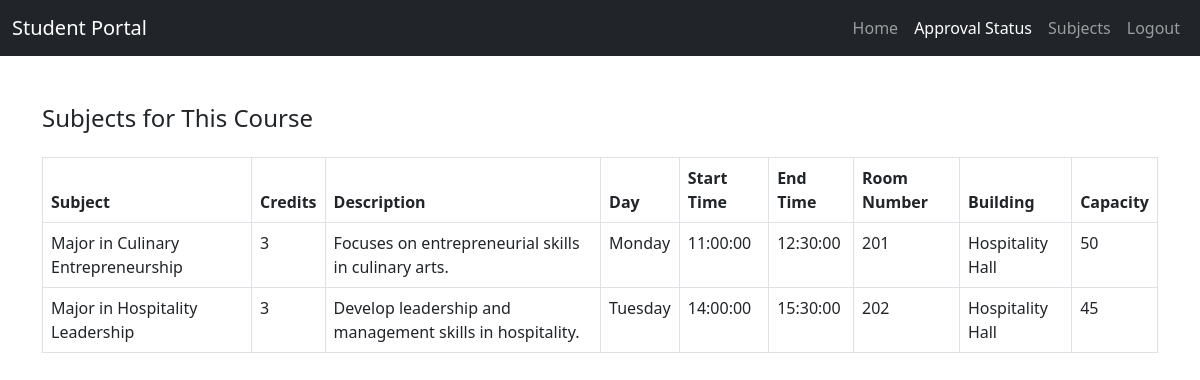
Screenshot of /subjects.php?email=estreradave12333@gmail.com with the database file from the repository.
### tables this page shows
CREATE TABLE `subject` (
  `SubjectID` int(11) NOT NULL,
  `SubjectName` varchar(100) NOT NULL,
  `Credits` int(11) NOT NULL,
  `Description` text DEFAULT NULL,
  `CourseID` int(11) DEFAULT NULL
);

CREATE TABLE `schedule` (
  `ScheduleID` int(11) NOT NULL,
  `SubjectID` int(11) NOT NULL,
  `RoomID` int(11) NOT NULL,
  `Semester` varchar(20) DEFAULT NULL,
  `Day` enum('Monday','Tuesday','Wednesday','Thursday','Friday','Saturday','Sunday') DEFAULT NULL,
  `StartTime` time DEFAULT NULL,
  `EndTime` time DEFAULT NULL
);

CREATE TABLE `room` (
  `RoomID` int(11) NOT NULL,
  `RoomNumber` varchar(10) NOT NULL,
  `Building` varchar(50) DEFAULT NULL,
  `Capacity` int(11) DEFAULT NULL
);

### subjects.php (the view, shortened to what this page needs)
<?php
require_once('db.php');
$email = $_GET['email'] ?? '';
$approvalStatus = '';
$denyStatus = '';
$queryApproval = "
    SELECT sa.*, s.email
    FROM student_approval sa
    JOIN student s ON sa.studID = s.studID
    WHERE s.email = ?
";
$stmtApproval = mysqli_prepare($conn, $queryApproval);
mysqli_stmt_bind_param($stmtApproval, 's', $email);
mysqli_stmt_execute($stmtApproval);
$resultApproval = mysqli_stmt_get_result($stmtApproval);
if (mysqli_num_rows($resultApproval) > 0) {
    $approvalStatus = 'Approved';
} else {
    $approvalStatus = 'Not Approved';
}
$courseName = '';
$subjects = [];
$queryCourse = "
    SELECT c.description
    FROM course c
    INNER JOIN student s ON c.courseNAME = s.course
    WHERE s.email = ?
";
$stmtCourse = mysqli_prepare($conn, $queryCourse);
mysqli_stmt_bind_param($stmtCourse, 's', $email);
mysqli_stmt_execute($stmtCourse);
$resultCourse = mysqli_stmt_get_result($stmtCourse);
if ($resultCourse && mysqli_num_rows($resultCourse) > 0) {
    $courseRow = mysqli_fetch_assoc($resultCourse);
    $courseName = $courseRow['description'];
}
if (!empty($courseName)) {
    $querySubjects = "
        SELECT s.SubjectID, s.SubjectName, s.credits, s.description
        FROM subject s
        JOIN course c ON s.CourseID = c.CourseID
        WHERE c.description = ?
    ";
    $stmtSubjects = mysqli_prepare($conn, $querySubjects);
    mysqli_stmt_bind_param($stmtSubjects, 's', $courseName);
    mysqli_stmt_execute($stmtSubjects);
    $resultSubjects = mysqli_stmt_get_result($stmtSubjects);
    while ($row = mysqli_fetch_assoc($resultSubjects)) {
        $subjects[] = $row;
    }
}
$schedules = [];
foreach ($subjects as $subject) {
    $querySchedule = "
        SELECT day, startTime, endTime, roomID
        FROM schedule
        WHERE SubjectID = ?
    ";
    $stmtSchedule = mysqli_prepare($conn, $querySchedule);
    mysqli_stmt_bind_param($stmtSchedule, 'i', $subject['SubjectID']);
    mysqli_stmt_execute($stmtSchedule);
    $resultSchedule = mysqli_stmt_get_result($stmtSchedule);
    while ($scheduleRow = mysqli_fetch_assoc($resultSchedule)) {
        $roomID = $scheduleRow['roomID'];
        $queryRoomDetails = "
            SELECT roomNumber, building, capacity
            FROM room
            WHERE roomID = ?
        ";
        $stmtRoomDetails = mysqli_prepare($conn, $queryRoomDetails);
        mysqli_stmt_bind_param($stmtRoomDetails, 'i', $roomID);
        mysqli_stmt_execute($stmtRoomDetails);
        $resultRoomDetails = mysqli_stmt_get_result($stmtRoomDetails);
        if ($roomRow = mysqli_fetch_assoc($resultRoomDetails)) {
            $scheduleRow['roomDetails'] = $roomRow;
        } else {
            $scheduleRow['roomDetails'] = ['roomNumber' => 'N/A', 'building' => 'N/A', 'capacity' => 'N/A'];
        }
        $schedules[$subject['SubjectID']][] = $scheduleRow;
    }
}
?>
<!DOCTYPE html>
<html lang="en">
<head>
    <link href="https://cdn.jsdelivr.net/npm/bootstrap@5.3.0/dist/css/bootstrap.min.css" rel="stylesheet">
</head>
<body>
<nav class="navbar navbar-expand-lg navbar-dark bg-dark">
  <div class="container-fluid">
    <a class="navbar-brand" href="#">Student Portal</a>
    <div class="collapse navbar-collapse" id="navbarNav">
      <ul class="navbar-nav ms-auto">
        <li class="nav-item">
          <a class="nav-link" href="userview.php">Home</a>
        </li>
        <li class="nav-item">
          <a class="nav-link active" href="student_status.php?email=<?php echo htmlspecialchars($email); ?>">Approval Status</a>
        </li>
        <li class="nav-item">
          <a class="nav-link" href="subjects.php?email=<?php echo htmlspecialchars($email); ?>">Subjects</a>
        </li>
        <li class="nav-item">
          <a class="nav-link" href="index.php">Logout</a>
        </li>
      </ul>
    </div>
  </div>
</nav>
<div class="container mt-5">
    <?php if ($approvalStatus === 'Approved'): ?>
        <h4 class="mt-4">Subjects for This Course</h4>
    <table class="table table-bordered mt-4">
        <thead>
            <tr>
                <th>Subject</th>
                <th>Credits</th>
                <th>Description</th>
                <th>Day</th>
                <th>Start Time</th>
                <th>End Time</th>
                <th>Room Number</th>
                <th>Building</th>
                <th>Capacity</th>
            </tr>
        </thead>
        <tbody>
            <?php foreach ($subjects as $subject): ?>
                <tr>
                    <td><?php echo htmlspecialchars($subject['SubjectName']); ?></td>
                    <td><?php echo htmlspecialchars($subject['credits']); ?></td>
                    <td><?php echo htmlspecialchars($subject['description']); ?></td>
                    <?php
                    $subjectSchedules = isset($schedules[$subject['SubjectID']]) ? $schedules[$subject['SubjectID']] : [];
                    if (!empty($subjectSchedules)):
                        foreach ($subjectSchedules as $schedule): ?>
                            <td><?php echo htmlspecialchars($schedule['day']); ?></td>
                            <td><?php echo htmlspecialchars($schedule['startTime']); ?></td>
                            <td><?php echo htmlspecialchars($schedule['endTime']); ?></td>
                            <td><?php echo htmlspecialchars($schedule['roomDetails']['roomNumber']); ?></td>
                            <td><?php echo htmlspecialchars($schedule['roomDetails']['building']); ?></td>
                            <td><?php echo htmlspecialchars($schedule['roomDetails']['capacity']); ?></td>
                        <?php endforeach;
                    else: ?>
                        <td colspan="6">No schedule available</td>
                    <?php endif; ?>
                </tr>
            <?php endforeach; ?>
        </tbody>
    </table>
    <?php elseif ($denyStatus === 'Denied'): ?>
        <p>There is no subjects since you are denied!</p>
    <?php endif; ?>
</div>
</body>
</html>

### rows the page displays
subject: SubjectName "Major in Culinary Entrepreneurship", Credits "3", Description "Focuses on entrepreneurial skills in culinary arts."
schedule: Day "Monday", StartTime "11:00:00", EndTime "12:30:00", RoomID.RoomNumber "201", RoomID.Building "Hospitality Hall", RoomID.Capacity "50"
subject: SubjectName "Major in Hospitality Leadership", Credits "3", Description "Develop leadership and management skills in hospitality."
schedule: Day "Tuesday", StartTime "14:00:00", EndTime "15:30:00", RoomID.RoomNumber "202", RoomID.Building "Hospitality Hall", RoomID.Capacity "45"
